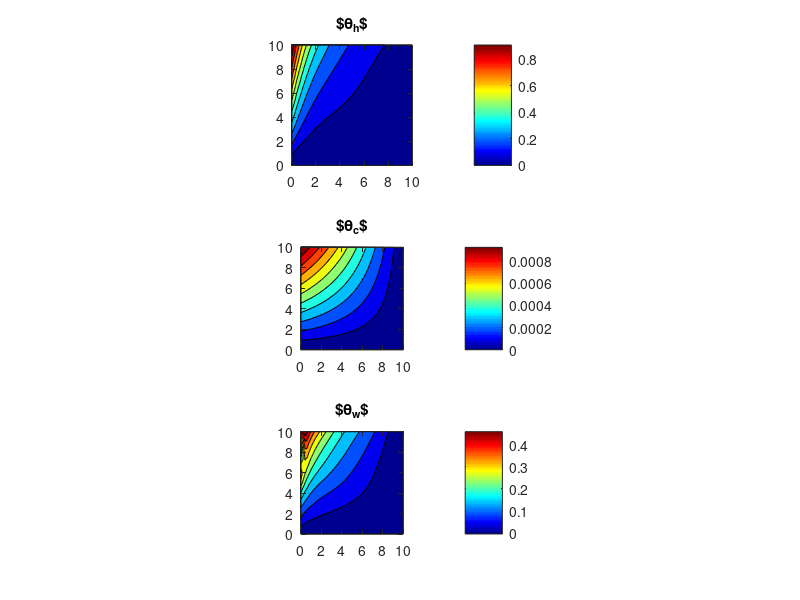
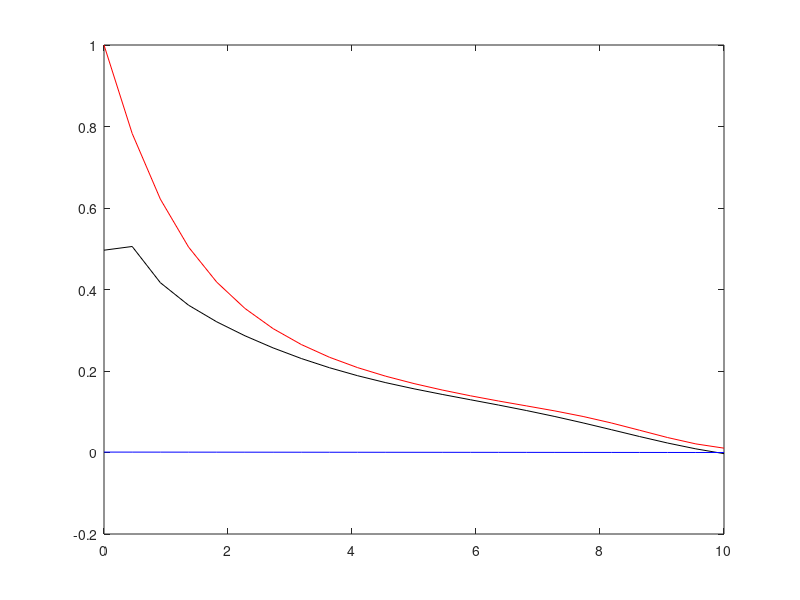

Reproduce these figures in MATLAB, in order.
clear; clc; close all
% plot 2D CFD data


sol = importdata('test.dat');
data = sol.data;

x = data(:,1);
t = data(:,2);
theta_w = data(:,3);
theta_h = data(:,4);
theta_c = data(:,5);

figure(2)
n = 10;
plot(data(abs(data(:,2))==n,1),data(abs(data(:,2))==n,3),'-k')
hold on
plot(data(abs(data(:,2))==n,1),data(abs(data(:,2))==n,4),'-r')
plot(data(abs(data(:,2))==n,1),data(abs(data(:,2))==n,5),'-b')

figure(1)
subplot(3,1,1)
nx = 50 ; nt = 50;
[X,Y] = meshgrid(linspace(min(x),max(x),nx),linspace(min(t),max(t),nt)) ;
z = theta_h;
Z =griddata(x,t,z,X,Y) ;
[p1,p2] = contourf(X,Y,Z);
title('$\theta_h$')
hold on
colormap jet
colorbar;
axis equal 

subplot(3,1,2)
[X,Y] = meshgrid(linspace(min(x),max(x),nx),linspace(min(t),max(t),nt)) ;
z = theta_c;
Z =griddata(x,t,z,X,Y) ;
[p1,p2] = contourf(X,Y,Z);
title('$\theta_c$')
hold on
colormap jet
colorbar;
axis equal 

subplot(3,1,3)
[X,Y] = meshgrid(linspace(min(x),max(x),nx),linspace(min(t),max(t),nt)) ;
z = theta_w;
Z =griddata(x,t,z,X,Y) ;
[p1,p2] = contourf(X,Y,Z);
title('$\theta_w$')
hold on
colormap jet
colorbar;
axis equal 

% 
% yp = 0.5;
% [idy,~]=find(abs(Y(:,1)-yp)<1e-4);
% figure(2)
% plot(X(1,:),Z(idy,:))
% hold on
% axis equal
% 
% 
% z = u;
% nx = 501 ; ny = 501;
% [X,Y] = meshgrid(linspace(min(x),max(x),nx),linspace(min(y),max(y),ny)) ;
% Z =griddata(x,y,z,X,Y) ;
% 
% xp = 0.5;
% [~,idx]=find(abs(X(1,:)-xp)<1e-4);
% figure(3)
% plot(Z(:,idx),Y(:,idx))
% hold on
% axis equal